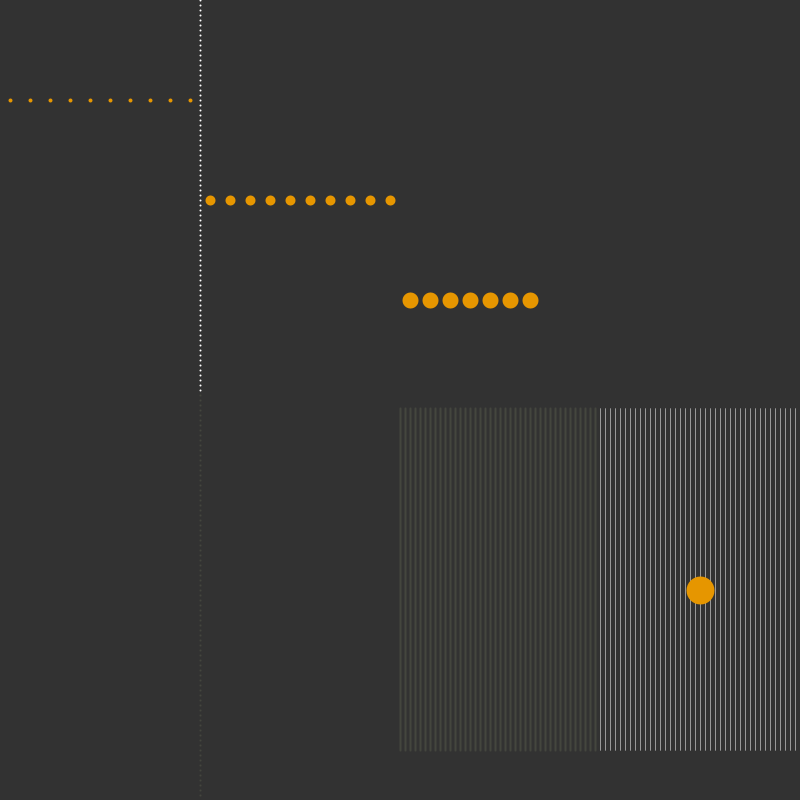
Frame 1 (no input)
Frame 60 (the mouse pressed at the canvas centre just before this capture): identical to frame 1, image omitted
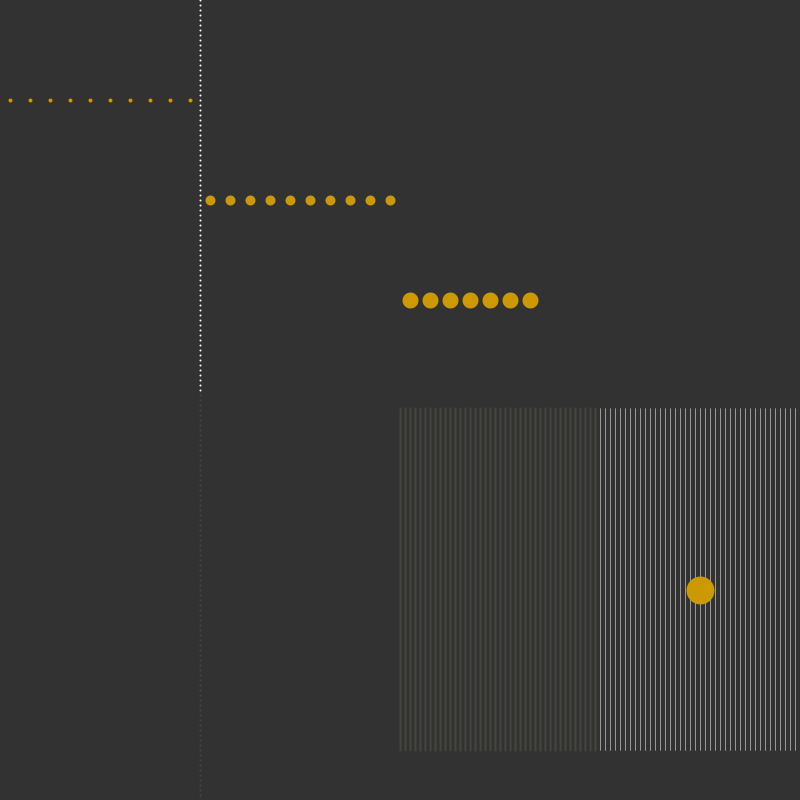
Frame 120 (the mouse held since frame 60 and released just before this capture)

The Processing sketch that drew these frames (run headless with seeded random() and noise(); from frame 60 on, the mouse is pressed at the canvas centre):

// Processing sketch: flovizs08t00
// ── flovizs08t00.pde
int x;
int y;
float m;
char letter;

int c1 = color(200, 220, 150, 30);
int c2 = color(51, 30);
boolean a; 

int[]numeros = new int [3];
color[]colores = new color [4];
float[]decimales = new float [3];

int eleccionNumeros;
int eleccionColores;
int eleccionDecimales;

void setup() {
  size(800, 800);

  m = map(mouseX, 0, 101, 0, width);
  
  
  numeros[0] = 800;
  numeros[1] = 600;
  numeros[2] = 1000;


  colores[0] = color(230, 150, 0);
  colores[1] = color(255, 80, 90, 30);
  colores[2] = color(204, 153, 0);
  colores[3] = color(255, 30);

  decimales[0] = m/2;
  decimales[1] = m/4;
  decimales[2] = m*2;
  
  println(eleccionNumeros);
  println(eleccionColores);
  println(eleccionDecimales);
}

void draw() {
  noCursor();
  background(50);
  
  lineas();
  pera();
  
  if (a == true) {
  esferitas(x, y);
  
  }
}

void esferitas(int a, int b) {
  for (int i = 8; i <= 200; i = i+20) {
    for (int j = 8; j <= 400; j = j+20) {
      a = i+2;
      b = j+2;

      stroke(c1);
      strokeWeight(6);
      ellipse(a, b, 10, 10);
    }
  }
  for (int i = 208; i <= 400; i = i+20) {
    for (int j = 8; j <= 400; j = j+20) {
      a = i+2;
      b = j+2;

      stroke(0);
      strokeWeight(4);
      ellipse(a, b, 10, 10);
    }
  }
}

void esfera() {
  for (int i = 10; i < 750; i += 20) {
    if (i < 200) {
      stroke(color(colores[eleccionColores]));
      strokeWeight(4);
      point(i, 100);
      
    } else if (i > 200 && i < 400) {
      strokeWeight(10);
      point(i, 200);
      
    } else if (i > 400 && i < 550) {
      strokeWeight(16);
      point(i, 300);
      
    } else if (i > 550 && i < 700) {
      strokeWeight(22);
      point(i, 400);
      
    } else {
      strokeWeight(28);
      point(i+150, 590);
      break;
    }
  }
} 

void lineas() {
  //lineas
  for (int i = 400; i < 800; i += 5) {
    if (i < 600) {
      stroke(c1);
      strokeWeight(2);
      line(i, 408, i, 750);
    } else {
      stroke(255);
      strokeWeight(0.5);
      line(i, 408, i, 750);
    }
  }
  for (int i=0; i<800; i=i+5) {
    strokeWeight(2);
    point(200, i);
    if (i>385) {
      strokeWeight(5);
      stroke(c1);
    }
  }
}

void pera(){
  esfera();
}

void keyPressed() {
  if (key == 'a') {
    a = !a;
}
  switch(letter) {
  case 'a': 
    println("Alpha");  // Does not execute
    break;
  case 'b':
    println("Beta");
    break;
  default: 
    println("Mu");  // Prints "Bravo"
    break;
}
}

void mousePressed() {
  eleccionColores = (int)random(colores.length);
}
